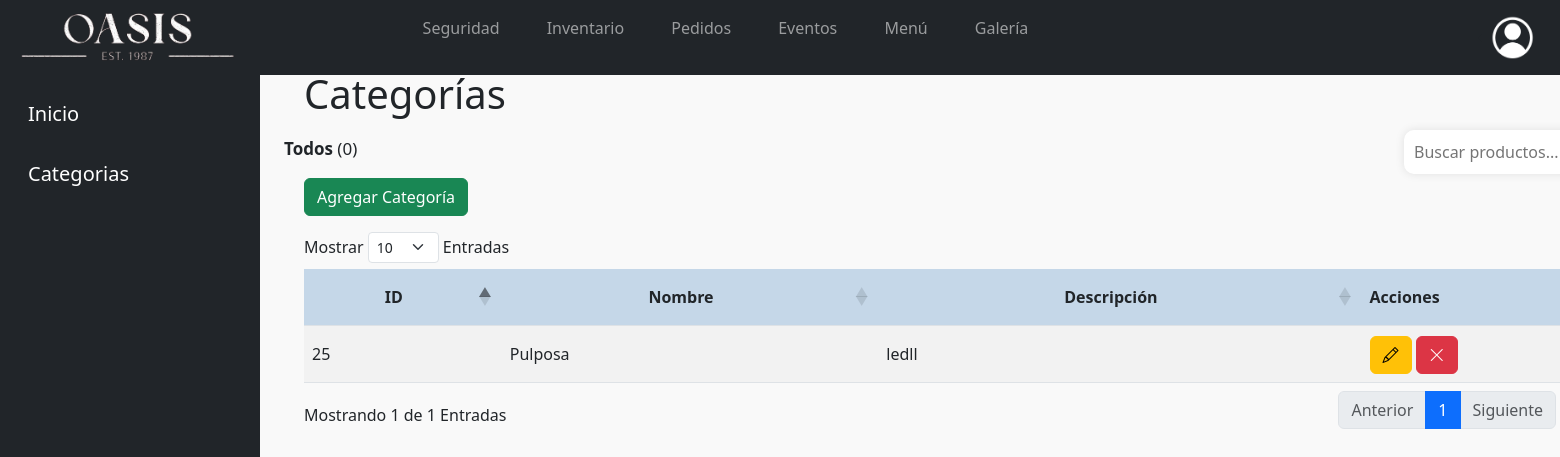
Page /Oasis/Gestion_Categorias/ on the committed database.
### Oasis/models.py (models this page shows, shortened)
class Categoria(models.Model):
    nombre = models.CharField(max_length=150)
    descripcion = models.TextField()
    foto = models.ImageField(upload_to="fotos/", default= 'No_Image')

### Oasis/views.py (the view)
# urls.py: path('Gestion_Categorias/', views.invCategorias, name='invCategorias'),
def invCategorias(request):
    q = Categoria.objects.all()
    contexto = {'data' : q}
    return render(request, "Oasis/inventario/invCategorias.html", contexto)

### Oasis/templates/Oasis/inventario/invCategorias.html (shortened to what this page needs)
{% extends 'Oasis/barNav.html' %}
{% load static %}
{% block Opciones %}
  <li id='primeraOpcion' class="nav-item">
    <a class="nav-link text-white" href="{% url 'invInicio' %}">
      Inicio
    </a>
  </li>
  <li id='segundaOpcion' class="nav-item">
    <a class="nav-link text-white" href="{% url 'invCategorias' %}">
      Categorias
    </a>
  </li>
{% endblock %}
{% block contenedor %}
  <h1 style="margin-top: 0%;">Categorías</h1>
  <div class="Contenido">
      <div class="conteos">
      <p><b>Todos</b> (<span id="totalUsuarios">0</span>)</p>
      </div>
      <div class="search">
          <input  type="text" id="myInput" placeholder="Buscar productos...">
      </div>
  </div>
  <div class="Agregar">
    <a type="button" class="btn btn-success" href="{% url 'invCategoriasForm' %}">Agregar Categoría</a>
  </div>
  <div id="contenedorTabla" class="container mt-3">
      <table id="tabla" class="table table-striped">
        <thead>
          <tr>
            <th>ID</th>
            <th>Nombre</th>
            <th>Descripción</th>
            <th class="acciones">Acciones</th>
          </tr>
        </thead>
        <tbody>
            {% for i in data %}
                <tr>
                    <td>{{ i.id }}</td>
                    <td>{{ i.nombre }}</td>
                    <td>{{ i.descripcion }}</td>
                    <td>
                    <a class="btn btn-warning" href="{% url 'actualizarCategoriasForm' i.id %}"><i class="bi bi-pencil"></i></a>
                    <a type="button" class="btn btn-danger" href="javascript:eliminar('{% url 'eliminarCategoria' i.id %}')"><i class="bi bi-x-lg"></i></a>
                    </td>
                </tr>
          {% endfor %}
        </tbody>
      </table>
    </div>
    <br>
    <br>
{% endblock %}

### Oasis/static/Oasis/css/estiloDB.css (style rules this page uses)
#tabla { width: 1500px; margin-top: 40px; }
#tabla thead tr th { background-color: #c5d7e8; line-height: 40px; text-align: center; }
#tabla thead tr .acciones { width: 100%; text-align: center; }
#tabla tbody tr td { line-height: 40px; }
#contenedorTabla { margin-left: 20px; padding: 0%; }

### Oasis/static/Oasis/css/barrasGestiones.css (style rules this page uses)
#primeraOpcion { display: flex; align-items: center; height: 60px; margin-top: 6%; color: white; font-size: 20px; }
#segundaOpcion { display: flex; align-items: center; height: 60px; color: white; font-size: 20px; }
main h1 { margin-left: 20px; }
.Contenido { display: flex; justify-content: space-between; align-items: center; width: 1500px; margin-right: 20px; }
.Agregar { margin-left: 20px; }
.conteos { display: flex; width: 500px; justify-content: space-between; }
.conteos p { margin-top: 10px; font-size: 17px; }
.search { display: inline-block; position: relative; }
.search input[type="text"] { width: 380px; padding: 10px; border: none; border-radius: 10px; box-shadow: 0 0 10px rgba(0, 0, 0, 0.1); }

### Oasis/static/Oasis/css/pedidoEmpleado.css (style rules this page uses)
.acciones { display: flex; justify-content: space-between; padding: 10px; background-color: #f0f0f0; }

### rows in the picture
Categoria: id "25", nombre "Pulposa", descripcion "ledll"
